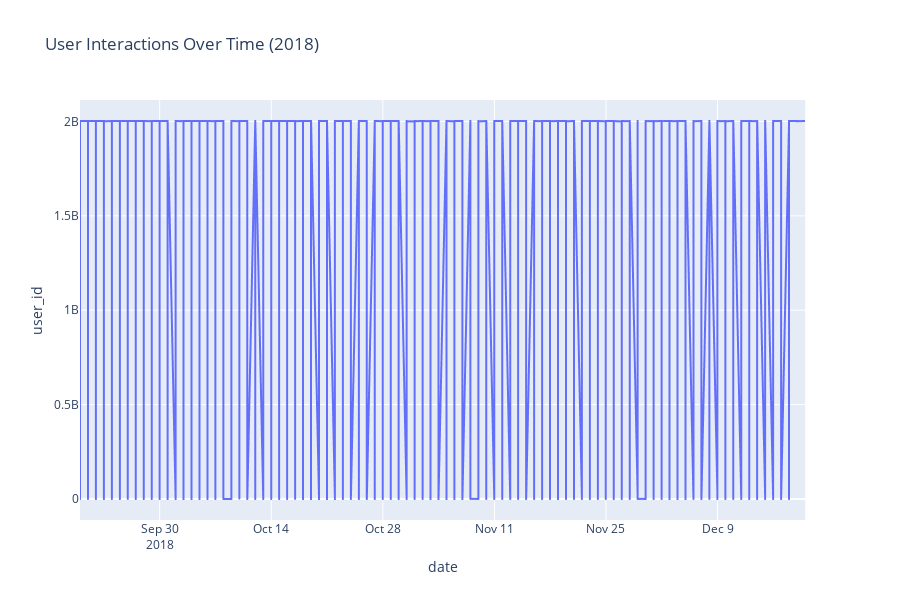

The code cell stored with this chart in its notebook:
### Code cell
import plotly.express as px
df = pd.read_csv('daterange.csv')
fig = px.line(df, x = 'date', y = 'user_id', title='User Interactions Over Time (2018)')
fig.show()

### Figure 1 — Plotly figure (JSON) as saved in the notebook; plotly's stock layout.template omitted (floating-point values rounded to 4 significant figures; data arrays with more than 128 entries replaced by an {"elided": "..."} marker saying what was removed)
{"data": [{"hoverlabel": {"namelength": 0}, "hovertemplate": "date=%{x}<br>user_id=%{y}", "legendgroup": "", "line": {"color": "#636efa", "dash": "solid"}, "mode": "lines", "name": "", "showlegend": false, "type": "scattergl", "x": {"elided": "3416 str values"}, "xaxis": "x", "y": {"elided": "3416 int values"}, "yaxis": "y"}], "layout": {"height": 600, "legend": {"tracegroupgap": 0}, "title": {"text": "User Interactions Over Time (2018)"}, "xaxis": {"anchor": "y", "domain": [0, 0.98], "title": {"text": "date"}}, "yaxis": {"anchor": "x", "domain": [0, 1], "title": {"text": "user_id"}}}}
